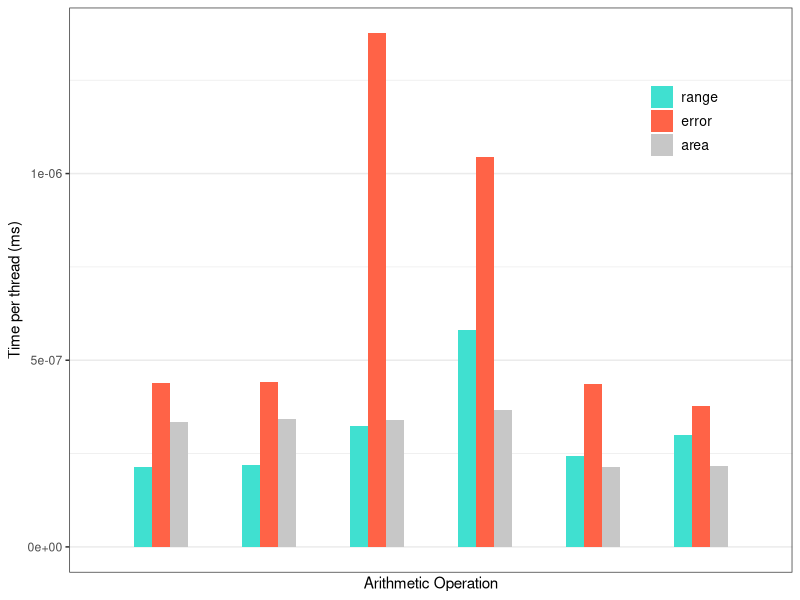

Reproduce this figure in R.
#!/usr/bin/Rscript

require(lattice);
require(reshape2);
require(ggplot2);

a<-read.csv('raw_kernel_time.csv',header=T);
pdf(file="raw_kernel_time.pdf", height=3.5, width=7.5);

b<-data.frame(operation=a$operation,model=a$model,time=a$runtime);
c<-aggregate(b[3],b[1:2],min);
d<-melt(c,id.vars=c("operation","model"));
d$operation=d$operation+1;
#d=d[-c(16),]
 
p <- ggplot(data=d,aes(x=operation,y=value,group=model,fill=factor(model)))+geom_bar(width=0.5,stat="identity",position=position_dodge()) +
scale_x_discrete(breaks=seq(0,6,1),labels=c('','add','sub','mult','div','exp','log'))+
scale_fill_manual(labels=c('range','error','area'),values=c('#40E0D0','#FF6347',"#C7C7C7"))+
xlab('Arithmetic Operation') + ylab('Time per thread (ms)');

p + theme_bw() + theme(legend.position=c(0.85,0.8), legend.title=element_blank(),legend.background = element_blank(),legend.text=element_text(size=10)); 

